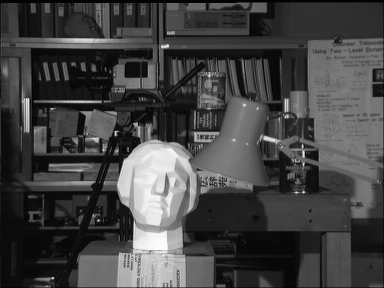
#> input picture Ch6-CameraCalibration/assets/tsukuba_l.png, 384 x 288 px
$ jupyter execute '【OpenCV-Python】教程：6-4 立体图像的深度图.ipynb'
#> lines starting #> are read from the running program, lines starting #| are printed output that depends on the picture
[cell 1]
import numpy as np
import cv2

imgL = cv2.imread("assets/tsukuba_l.png", 0)
#> imgL is the input picture: shape (288, 384); min 0, max 252, mean 67.6
imgR = cv2.imread("assets/tsukuba_r.png", 0)
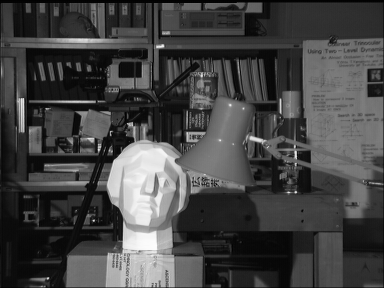
#> input picture Ch6-CameraCalibration/assets/tsukuba_r.png, 384 x 288 px
#> imgR is the input picture: shape (288, 384); min 0, max 253, mean 68

stereo = cv2.StereoBM_create(numDisparities=16, blockSize=15)
disparity = stereo.compute(imgL, imgR)
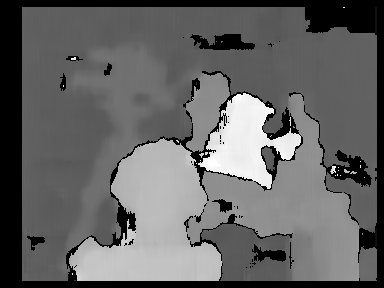
#> disparity: shape (288, 384) int16; min -16, max 240, mean 85.2; drawn with min black and max white
disparity = np.uint8(disparity)
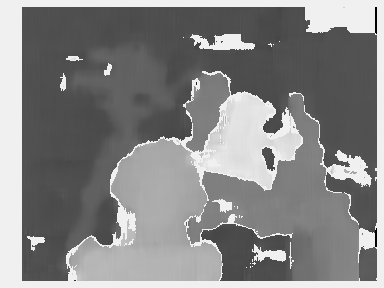
#> disparity: shape (288, 384); min 0, max 240, mean 133.8

cv2.imshow("L", imgL)
cv2.imshow("R", imgR)
cv2.imshow("depth", disparity)
cv2.waitKey(0)
cv2.destroyAllWindows()


# [13 lines of commented-out code are left out]
